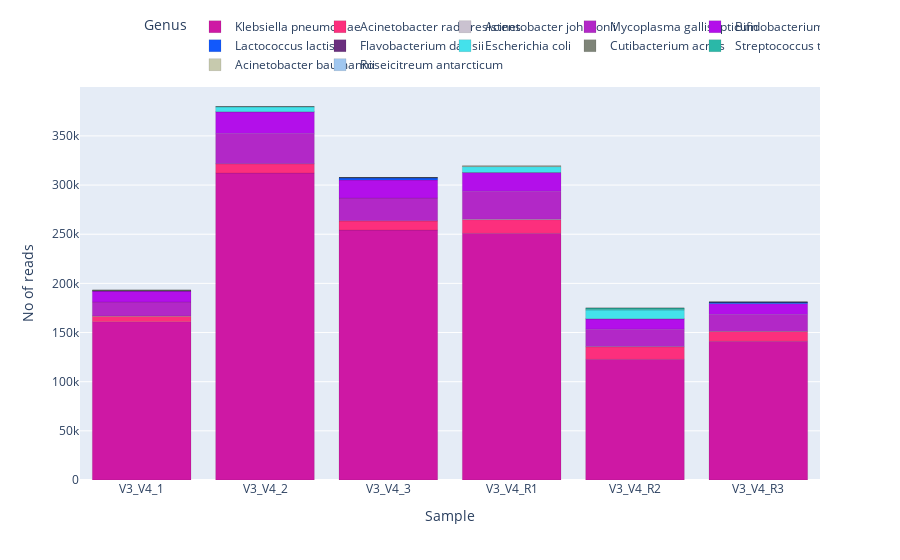

Notebook cell for this chart:
### Code cell
fig = px.bar(new_table, 
             x=new_table.index, 
             y=new_table.columns, 
             labels = dict(index = "Sample", value = "No of reads"),color_discrete_map=color_dict,)
fig.update_traces(marker_line=dict(width=.1, color='black'))
fig.update_layout(legend=dict(
    orientation="h",
    entrywidth=80,
    yanchor="bottom",
    y=1.02,
    xanchor="right",
    x=1,
    title = 'Genus'
))
#fig.write_html("RESISTANCE_PROFILE.html")

fig.show()

### Figure 1 — Plotly figure (JSON) as saved in the notebook; plotly's stock layout.template omitted (floating-point values rounded to 4 significant figures)
{"data": [{"alignmentgroup": "True", "hovertemplate": "variable=Klebsiella pneumoniae<br>Sample=%{x}<br>No of reads=%{y}<extra></extra>", "legendgroup": "Klebsiella pneumoniae", "marker": {"color": "#CE18A4", "line": {"color": "black", "width": 0.1}, "pattern": {"shape": ""}}, "name": "Klebsiella pneumoniae", "offsetgroup": "Klebsiella pneumoniae", "orientation": "v", "showlegend": true, "textposition": "auto", "type": "bar", "x": ["V3_V4_1", "V3_V4_2", "V3_V4_3", "V3_V4_R1", "V3_V4_R2", "V3_V4_R3"], "xaxis": "x", "y": [161057, 312250, 254235, 250862, 122750, 141058], "yaxis": "y"}, {"alignmentgroup": "True", "hovertemplate": "variable=Acinetobacter radioresistens<br>Sample=%{x}<br>No of reads=%{y}<extra></extra>", "legendgroup": "Acinetobacter radioresistens", "marker": {"color": "#FC2F7D", "line": {"color": "black", "width": 0.1}, "pattern": {"shape": ""}}, "name": "Acinetobacter radioresistens", "offsetgroup": "Acinetobacter radioresistens", "orientation": "v", "showlegend": true, "textposition": "auto", "type": "bar", "x": ["V3_V4_1", "V3_V4_2", "V3_V4_3", "V3_V4_R1", "V3_V4_R2", "V3_V4_R3"], "xaxis": "x", "y": [5566, 9531, 9343, 13936, 12789, 9938], "yaxis": "y"}, {"alignmentgroup": "True", "hovertemplate": "variable=Acinetobacter johnsonii<br>Sample=%{x}<br>No of reads=%{y}<extra></extra>", "legendgroup": "Acinetobacter johnsonii", "marker": {"color": "#CAC2D0", "line": {"color": "black", "width": 0.1}, "pattern": {"shape": ""}}, "name": "Acinetobacter johnsonii", "offsetgroup": "Acinetobacter johnsonii", "orientation": "v", "showlegend": true, "textposition": "auto", "type": "bar", "x": ["V3_V4_1", "V3_V4_2", "V3_V4_3", "V3_V4_R1", "V3_V4_R2", "V3_V4_R3"], "xaxis": "x", "y": [165, 0, 162, 366, 271, 205], "yaxis": "y"}, {"alignmentgroup": "True", "hovertemplate": "variable=Mycoplasma gallisepticum<br>Sample=%{x}<br>No of reads=%{y}<extra></extra>", "legendgroup": "Mycoplasma gallisepticum", "marker": {"color": "#B228C7", "line": {"color": "black", "width": 0.1}, "pattern": {"shape": ""}}, "name": "Mycoplasma gallisepticum", "offsetgroup": "Mycoplasma gallisepticum", "orientation": "v", "showlegend": true, "textposition": "auto", "type": "bar", "x": ["V3_V4_1", "V3_V4_2", "V3_V4_3", "V3_V4_R1", "V3_V4_R2", "V3_V4_R3"], "xaxis": "x", "y": [14314, 30747, 23044, 28634, 17646, 17240], "yaxis": "y"}, {"alignmentgroup": "True", "hovertemplate": "variable=Bifidobacterium animalis<br>Sample=%{x}<br>No of reads=%{y}<extra></extra>", "legendgroup": "Bifidobacterium animalis", "marker": {"color": "#B30FEA", "line": {"color": "black", "width": 0.1}, "pattern": {"shape": ""}}, "name": "Bifidobacterium animalis", "offsetgroup": "Bifidobacterium animalis", "orientation": "v", "showlegend": true, "textposition": "auto", "type": "bar", "x": ["V3_V4_1", "V3_V4_2", "V3_V4_3", "V3_V4_R1", "V3_V4_R2", "V3_V4_R3"], "xaxis": "x", "y": [11218, 22113, 18262, 18884, 10542, 10910], "yaxis": "y"}, {"alignmentgroup": "True", "hovertemplate": "variable=Lactococcus lactis<br>Sample=%{x}<br>No of reads=%{y}<extra></extra>", "legendgroup": "Lactococcus lactis", "marker": {"color": "#1259FC", "line": {"color": "black", "width": 0.1}, "pattern": {"shape": ""}}, "name": "Lactococcus lactis", "offsetgroup": "Lactococcus lactis", "orientation": "v", "showlegend": true, "textposition": "auto", "type": "bar", "x": ["V3_V4_1", "V3_V4_2", "V3_V4_3", "V3_V4_R1", "V3_V4_R2", "V3_V4_R3"], "xaxis": "x", "y": [0, 0, 2470, 0, 0, 1560], "yaxis": "y"}, {"alignmentgroup": "True", "hovertemplate": "variable=Flavobacterium davisii<br>Sample=%{x}<br>No of reads=%{y}<extra></extra>", "legendgroup": "Flavobacterium davisii", "marker": {"color": "#6A2F7E", "line": {"color": "black", "width": 0.1}, "pattern": {"shape": ""}}, "name": "Flavobacterium davisii", "offsetgroup": "Flavobacterium davisii", "orientation": "v", "showlegend": true, "textposition": "auto", "type": "bar", "x": ["V3_V4_1", "V3_V4_2", "V3_V4_3", "V3_V4_R1", "V3_V4_R2", "V3_V4_R3"], "xaxis": "x", "y": [0, 0, 44, 50, 0, 0], "yaxis": "y"}, {"alignmentgroup": "True", "hovertemplate": "variable=Escherichia coli<br>Sample=%{x}<br>No of reads=%{y}<extra></extra>", "legendgroup": "Escherichia coli", "marker": {"color": "#44E1EB", "line": {"color": "black", "width": 0.1}, "pattern": {"shape": ""}}, "name": "Escherichia coli", "offsetgroup": "Escherichia coli", "orientation": "v", "showlegend": true, "textposition": "auto", "type": "bar", "x": ["V3_V4_1", "V3_V4_2", "V3_V4_3", "V3_V4_R1", "V3_V4_R2", "V3_V4_R3"], "xaxis": "x", "y": [0, 5113, 0, 6089, 9060, 0], "yaxis": "y"}, {"alignmentgroup": "True", "hovertemplate": "variable=Cutibacterium acnes<br>Sample=%{x}<br>No of reads=%{y}<extra></extra>", "legendgroup": "Cutibacterium acnes", "marker": {"color": "#7E8478", "line": {"color": "black", "width": 0.1}, "pattern": {"shape": ""}}, "name": "Cutibacterium acnes", "offsetgroup": "Cutibacterium acnes", "orientation": "v", "showlegend": true, "textposition": "auto", "type": "bar", "x": ["V3_V4_1", "V3_V4_2", "V3_V4_3", "V3_V4_R1", "V3_V4_R2", "V3_V4_R3"], "xaxis": "x", "y": [768, 0, 0, 0, 0, 0], "yaxis": "y"}, {"alignmentgroup": "True", "hovertemplate": "variable=Streptococcus thermophilus<br>Sample=%{x}<br>No of reads=%{y}<extra></extra>", "legendgroup": "Streptococcus thermophilus", "marker": {"color": "#2AB8A8", "line": {"color": "black", "width": 0.1}, "pattern": {"shape": ""}}, "name": "Streptococcus thermophilus", "offsetgroup": "Streptococcus thermophilus", "orientation": "v", "showlegend": true, "textposition": "auto", "type": "bar", "x": ["V3_V4_1", "V3_V4_2", "V3_V4_3", "V3_V4_R1", "V3_V4_R2", "V3_V4_R3"], "xaxis": "x", "y": [0, 0, 0, 0, 1893, 0], "yaxis": "y"}, {"alignmentgroup": "True", "hovertemplate": "variable=Acinetobacter baumannii<br>Sample=%{x}<br>No of reads=%{y}<extra></extra>", "legendgroup": "Acinetobacter baumannii", "marker": {"color": "#C7CAAE", "line": {"color": "black", "width": 0.1}, "pattern": {"shape": ""}}, "name": "Acinetobacter baumannii", "offsetgroup": "Acinetobacter baumannii", "orientation": "v", "showlegend": true, "textposition": "auto", "type": "bar", "x": ["V3_V4_1", "V3_V4_2", "V3_V4_3", "V3_V4_R1", "V3_V4_R2", "V3_V4_R3"], "xaxis": "x", "y": [0, 0, 0, 884, 0, 0], "yaxis": "y"}, {"alignmentgroup": "True", "hovertemplate": "variable=Roseicitreum antarcticum<br>Sample=%{x}<br>No of reads=%{y}<extra></extra>", "legendgroup": "Roseicitreum antarcticum", "marker": {"color": "#A0C7F0", "line": {"color": "black", "width": 0.1}, "pattern": {"shape": ""}}, "name": "Roseicitreum antarcticum", "offsetgroup": "Roseicitreum antarcticum", "orientation": "v", "showlegend": true, "textposition": "auto", "type": "bar", "x": ["V3_V4_1", "V3_V4_2", "V3_V4_3", "V3_V4_R1", "V3_V4_R2", "V3_V4_R3"], "xaxis": "x", "y": [0, 0, 0, 0, 0, 3], "yaxis": "y"}], "layout": {"autosize": true, "barmode": "relative", "legend": {"entrywidth": 80, "orientation": "h", "title": {"text": "Genus"}, "tracegroupgap": 0, "x": 1, "xanchor": "right", "y": 1.02, "yanchor": "bottom"}, "margin": {"t": 60}, "xaxis": {"anchor": "y", "autorange": true, "domain": [0, 1], "range": [-0.5, 5.5], "title": {"text": "Sample"}, "type": "category"}, "yaxis": {"anchor": "x", "autorange": true, "domain": [0, 1], "range": [0, 399700.0], "title": {"text": "No of reads"}, "type": "linear"}}}
